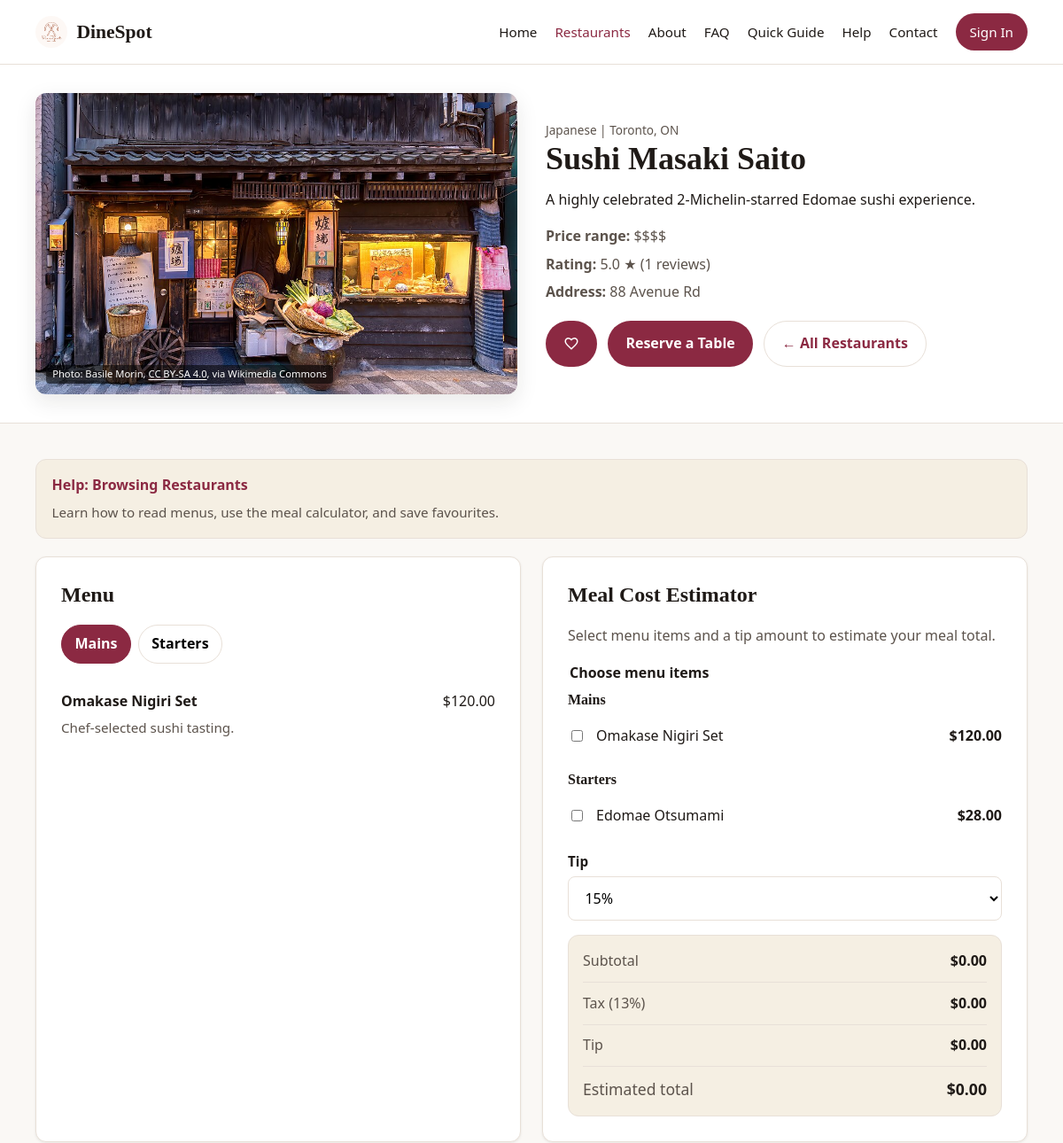
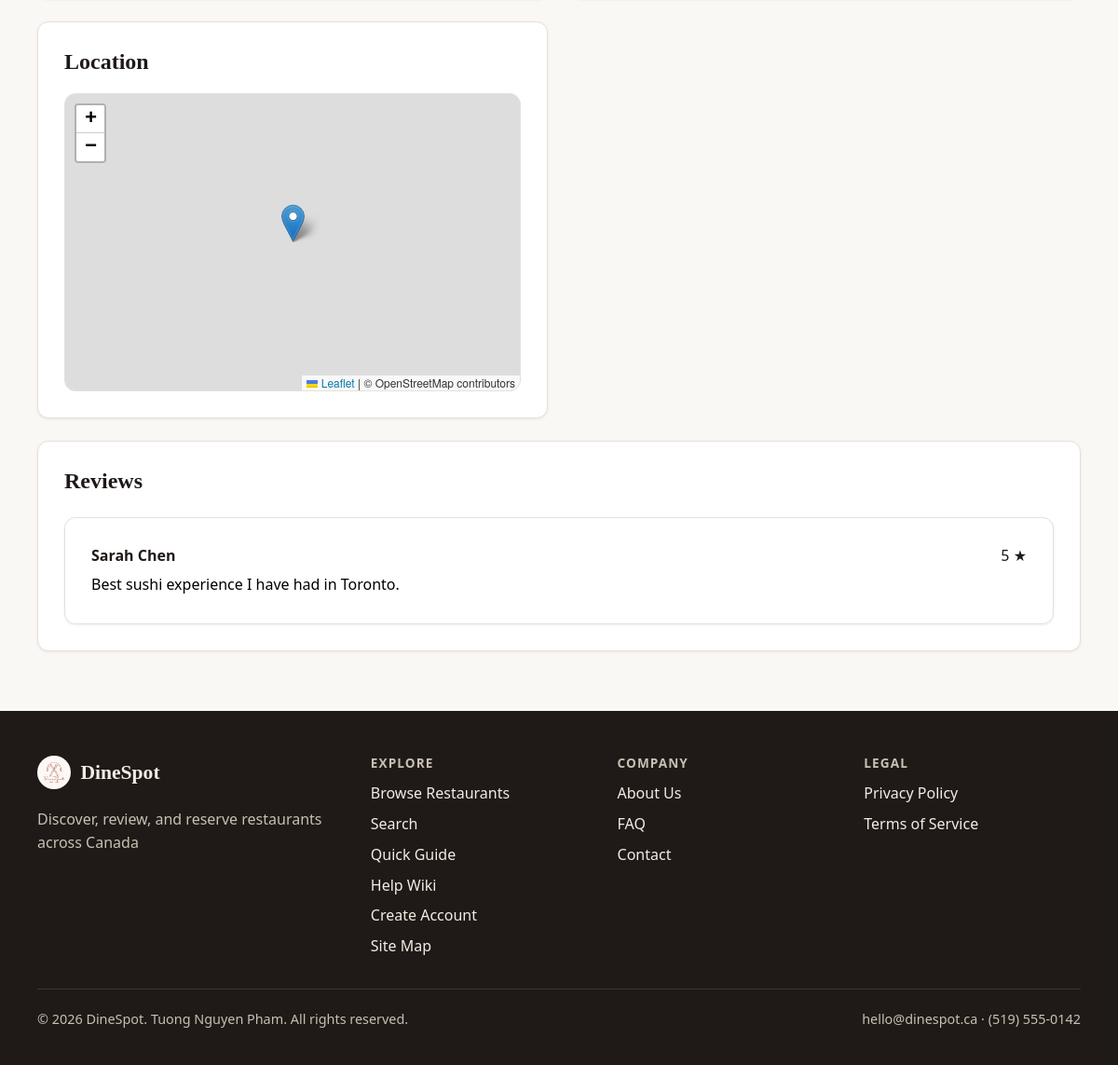
Screenshot of /restaurants/view.php?id=2 with the database file from the repository (2 pictures, top to bottom).
### tables this page shows
CREATE TABLE restaurants (
    id INT AUTO_INCREMENT PRIMARY KEY,
    name VARCHAR(150) NOT NULL,
    cuisine VARCHAR(80) NOT NULL,
    city VARCHAR(80) NOT NULL,
    province VARCHAR(10) NOT NULL,
    description TEXT NOT NULL,
    address VARCHAR(255) NULL,
    image_path VARCHAR(255) NULL,
    latitude DECIMAL(10, 7) NULL,
    longitude DECIMAL(10, 7) NULL,
    price_range TINYINT NOT NULL DEFAULT 2,
    is_active TINYINT(1) NOT NULL DEFAULT 1,
    image_credit VARCHAR(255) NULL,
    created_at TIMESTAMP NOT NULL DEFAULT CURRENT_TIMESTAMP,
    CONSTRAINT chk_restaurants_price_range CHECK (price_range BETWEEN 1 AND 4)
);

CREATE TABLE menu_items (
    id INT AUTO_INCREMENT PRIMARY KEY,
    restaurant_id INT NOT NULL,
    category VARCHAR(80) NOT NULL,
    name VARCHAR(120) NOT NULL,
    description TEXT NULL,
    price DECIMAL(8, 2) NOT NULL,
    CONSTRAINT fk_menu_restaurant FOREIGN KEY (restaurant_id) REFERENCES restaurants(id) ON DELETE CASCADE
);

CREATE TABLE reviews (
    id INT AUTO_INCREMENT PRIMARY KEY,
    restaurant_id INT NOT NULL,
    user_id INT NOT NULL,
    rating TINYINT NOT NULL,
    comment TEXT NOT NULL,
    created_at TIMESTAMP NOT NULL DEFAULT CURRENT_TIMESTAMP,
    CONSTRAINT fk_reviews_restaurant FOREIGN KEY (restaurant_id) REFERENCES restaurants(id) ON DELETE CASCADE,
    CONSTRAINT fk_reviews_user FOREIGN KEY (user_id) REFERENCES users(id) ON DELETE CASCADE,
    CONSTRAINT chk_reviews_rating CHECK (rating BETWEEN 1 AND 5),
    CONSTRAINT uq_review_user_restaurant UNIQUE (restaurant_id, user_id)
);

CREATE TABLE users (
    id INT AUTO_INCREMENT PRIMARY KEY,
    email VARCHAR(255) NOT NULL UNIQUE,
    password_hash VARCHAR(255) NOT NULL,
    full_name VARCHAR(120) NOT NULL,
    role ENUM('client', 'admin') NOT NULL DEFAULT 'client',
    status ENUM('active', 'suspended') NOT NULL DEFAULT 'active',
    phone VARCHAR(30) NULL,
    created_at TIMESTAMP NOT NULL DEFAULT CURRENT_TIMESTAMP
);

### restaurants/view.php (the view, shortened to what the rows shown need)
<?php
$assetPrefix = '../';
require_once __DIR__ . '/../includes/functions.php';
require_once __DIR__ . '/../includes/auth.php';
require_once __DIR__ . '/../includes/db.php';
$id = (int) ($_GET['id'] ?? 0);
$restaurant = null;
$menuGrouped = [];
$reviews = [];
$dbError = null;
try {
    $restaurant = get_restaurant_by_id($id);
    if ($restaurant) {
        $menuGrouped = get_menu_items_grouped($id);
        $reviews = get_reviews_for_restaurant($id);
    }
} catch (Throwable $e) {
    $dbError = 'Unable to load restaurant details.';
}
$mapLat = $restaurant['latitude'] ?? null;
$mapLng = $restaurant['longitude'] ?? null;
if ($restaurant && $mapLat && $mapLng) {
    $extraHead = '
    <link rel="stylesheet" href="https://unpkg.com/leaflet@1.9.4/dist/leaflet.css">';
}
$favouriteIcon = $assetPrefix . 'assets/images/svg/favorite_24dp_E3E3E3_FILL0_wght400_GRAD0_opsz24.svg';
$restaurantViewUrl = $assetPrefix . 'restaurants/view.php?id=' . $id;
$loginForFavAndResUrl = client_path('login.php') . '?redirect=' . urlencode($restaurantViewUrl);
$isFavourited = false;
$isReserved = false;
$activeReservation = null;
$favouriteHref = $loginForFavAndResUrl;
$reservationHref = $loginForFavAndResUrl;
require_once __DIR__ . '/../includes/header.php';
?>
<?php if ($dbError): ?>
    <section class="page-content">
        <div class="container">
            <div class="alert alert-error" role="alert"><?= e($dbError) ?></div>
            <a href="index.php">&larr; Back to restaurants</a>
        </div>
    </section>
<?php else: ?>
    <section class="restaurant-hero">
        <div class="container restaurant-hero-grid">
            <div class="restaurant-hero-image">
                <img
                    src="<?= e(restaurant_image_url($restaurant, $assetPrefix)) ?>"
                    alt="<?= e($restaurant['name']) ?>"
                    <?php if (!empty($restaurant['image_credit'])): ?>
                        title="<?= e($restaurant['name']) ?> - Photo: <?= e($restaurant['image_credit']) ?>"
                    <?php else: ?>
                        title="<?= e($restaurant['name']) ?>"
                    <?php endif; ?>
                >
                <?php if (!empty($restaurant['image_credit']) && (str_contains($restaurant['image_credit'], '<https://') || str_contains($restaurant['image_credit'], '<http://'))): ?>
                    <?php
                        $licenseUrl = '';
                        if (preg_match('/<([^>]+)>/', $restaurant['image_credit'], $matches)) {
                            $licenseUrl = $matches[1];
                        }
                        $cleanCredit = preg_split('/<[^>]+>/', $restaurant['image_credit'], 2);
                        $parts = array_map('trim', explode(',', trim($cleanCredit[0]), 2));
                        $author = $parts[0] ?? '';
                        $license = $parts[1] ?? '';
                        $source = trim($cleanCredit[1] ?? '');
                    ?>
                    <span class="image-credit">Photo: <?= e($author) ?>, <a href="<?= e($licenseUrl) ?>" target="_blank" rel="noopener noreferrer"><?= e($license) ?></a><?= e($source) ?></span>
                <?php elseif (!empty($restaurant['image_credit'])): ?>
                    <span class="image-credit">Photo: <?= e($restaurant['image_credit']) ?></span>
                <?php endif; ?>
            </div>
            <div class="restaurant-hero-info">
                <p class="restaurant-card-meta">
                    <span><?= e($restaurant['cuisine']) ?> | <?= e($restaurant['city']) ?>, <?= e($restaurant['province']) ?></span>
                </p>
                <h1><?= e($restaurant['name']) ?></h1>
                <p><?= e($restaurant['description']) ?></p>
                <div class="restaurant-hero-details">
                    <p><strong>Price range:</strong> <?= e(price_range_label((int) $restaurant['price_range'])) ?></p>
                    <?php if ((int) $restaurant['review_count'] > 0): ?>
                        <p><strong>Rating:</strong> <?= e(format_rating((float) $restaurant['avg_rating'])) ?> ★ (<?= (int) $restaurant['review_count'] ?> reviews)</p>
                    <?php endif; ?>
                    <?php if (!empty($restaurant['address'])): ?>
                        <p><strong>Address:</strong> <?= e($restaurant['address']) ?></p>
                    <?php endif; ?>
                </div>
                <div class="hero-actions">
                    <?php if (should_use_client_path()): ?>
                    <a
                        class="btn btn-primary btn-favourite<?= $isFavourited ? ' is-favourited' : '' ?>"
                        href="<?= e($favouriteHref) ?>"
                    >
                        <img
                            class="btn-icon-favourite"
                            src="<?= e($favouriteIcon) ?>"
                            alt=""
                            aria-hidden="true"
                        >
                    </a>
                    <?php endif; ?>
                    <?php if (is_client() && $isReserved && $activeReservation): ?>
                        <button
                            type="button"
                            class="btn btn-primary btn-reservation is-reserved"
                            data-cancel-reservation
                            data-reservation-id="<?= (int) $activeReservation['id'] ?>"
                            data-restaurant-name="<?= e($restaurant['name']) ?>"
                            data-reservation-date="<?= e(date('F j, Y', strtotime($activeReservation['reservation_date']))) ?>"
                            data-reservation-time="<?= e(date('g:i A', strtotime($activeReservation['reservation_time']))) ?>"
                            data-party-size="<?= (int) $activeReservation['party_size'] ?>"
                            data-redirect="<?= e($restaurantViewUrl) ?>"
                            data-form-action="<?= e(client_path('cancel_reservation.php')) ?>"
                        >
                            Reserved
                        </button>
                    <?php elseif (should_use_client_path()): ?>
                        <a
                            class="btn btn-primary btn-reservation"
                            href="<?= e($reservationHref) ?>"
                        >
                            Reserve a Table
                        </a>
                    <?php endif; ?>
                    <a class="btn btn-secondary" href="index.php">&larr; All Restaurants</a>
                </div>
            </div>
        </div>
    </section>
    <section class="page-content">
        <div class="container">
            <?php
            require __DIR__ . '/../includes/partials/context-help.php';
            ?>
        </div>
        <div class="container content-grid two-col">
            <div class="content-card">
                <h2>Menu</h2>
                <?php if ($menuGrouped === []): ?>
                    <p>Menu information is not available yet.</p>
                <?php else: ?>
                    <div class="menu-tabs" role="tablist" aria-label="Restaurant menu categories">
                        <?php $first = true; foreach (array_keys($menuGrouped) as $category): ?>
                            <button
                                class="menu-tab<?= $first ? ' is-active' : '' ?>"
                                type="button"
                                role="tab"
                                aria-selected="<?= $first ? 'true' : 'false' ?>"
                                aria-controls="menu-panel-<?= e(preg_replace('/[^a-z0-9]+/i', '-', strtolower($category))) ?>"
                                data-menu-tab
                            ><?= e($category) ?></button>
                        <?php $first = false; endforeach; ?>
                    </div>
                    <?php $first = true; foreach ($menuGrouped as $category => $items): ?>
                        <?php $panelId = 'menu-panel-' . preg_replace('/[^a-z0-9]+/i', '-', strtolower($category)); ?>
                        <div
                            class="menu-panel<?= $first ? ' is-active' : '' ?>"
                            id="<?= e($panelId) ?>"
                            role="tabpanel"
                            data-menu-panel
                        >
                            <ul class="menu-list">
                                <?php foreach ($items as $item): ?>
                                    <li class="menu-item">
                                        <div class="menu-item-header">
                                            <strong><?= e($item['name']) ?></strong>
                                            <span>$<?= e(number_format((float) $item['price'], 2)) ?></span>
                                        </div>
                                        <?php if (!empty($item['description'])): ?>
                                            <p><?= e($item['description']) ?></p>
                                        <?php endif; ?>
                                    </li>
                                <?php endforeach; ?>
                            </ul>
                        </div>
                    <?php $first = false; endforeach; ?>
                <?php endif; ?>
            </div>
            <?php if ($menuGrouped !== []): ?>
                <div class="content-card">
                    <h2>Meal Cost Estimator</h2>
                    <p class="form-help">Select menu items and a tip amount to estimate your meal total.</p>
                    <form class="meal-calculator">
                        <fieldset class="meal-calculator-items">
                            <legend>Choose menu items</legend>
                            <?php foreach ($menuGrouped as $category => $items): ?>
                                <div class="meal-calculator-category">
                                    <h3><?= e($category) ?></h3>
                                    <?php foreach ($items as $item): ?>
                                        <?php $itemId = 'meal-item-' . preg_replace('/[^a-z0-9]+/i', '-', strtolower($category . '-' . $item['name'])); ?>
                                        <label class="meal-calculator-option" for="<?= e($itemId) ?>">
                                            <input
                                                type="checkbox"
                                                id="<?= e($itemId) ?>"
                                                data-meal-item
                                                value="<?= e($item['price']) ?>"
                                            >
                                            <span><?= e($item['name']) ?></span>
                                            <strong>$<?= e(number_format((float) $item['price'], 2)) ?></strong>
                                        </label>
                                    <?php endforeach; ?>
                                </div>
                            <?php endforeach; ?>
                        </fieldset>
                        <div class="form-group">
                            <label for="tip_percent">Tip</label>
                            <select id="tip_percent" data-tip-percent>
                                <option value="15" selected>15%</option>
                            </select>
                        </div>
                        <dl class="quote-summary meal-summary" aria-live="polite">
                            <div>
                                <dt>Subtotal</dt>
                                <dd data-meal-subtotal>$0.00</dd>
                            </div>
                            <div>
                                <dt>Tax (13%)</dt>
                                <dd data-meal-tax>$0.00</dd>
                            </div>
                            <div>
                                <dt>Tip</dt>
                                <dd data-meal-tip>$0.00</dd>
                            </div>
                            <div class="quote-summary-total">
                                <dt>Estimated total</dt>
                                <dd data-meal-total>$0.00</dd>
                            </div>
                        </dl>
                    </form>
                </div>
            <?php endif; ?>
            <div class="content-card">
                <h2>Location</h2>
                <?php if ($mapLat && $mapLng): ?>
                    <div
                        id="restaurant-map"
                        class="restaurant-map"
                        data-lat="<?= e((string) $mapLat) ?>"
                        data-lng="<?= e((string) $mapLng) ?>"
                        data-name="<?= e($restaurant['name']) ?>"
                    ></div>
                <?php else: ?>
                    <p>Map coordinates are not available for this location.</p>
                <?php endif; ?>
            </div>
        </div>
        <div class="container">
            <div class="content-card" style="margin-top: 1.5rem;">
                <div class="profile-header">
                    <h2>Reviews</h2>
                </div>
                <?php if ($reviews === [] && !is_logged_in()): ?>
                    <p>No reviews yet. <a href="<?= e(client_path('login.php?redirect=' . urlencode($restaurantViewUrl))) ?>">Sign in</a> to be the first to review.</p>
                <?php elseif ($reviews === []): ?>
                    <p>No reviews yet. Be the first to share your experience.</p>
                <?php else: ?>
                    <ul class="review-list">
                        <?php foreach ($reviews as $review): ?>
                            <li class="review-item">
                                <div class="review-item-header">
                                    <strong><?= e($review['full_name']) ?></strong>
                                    <span><?= (int) $review['rating'] ?> ★</span>
                                </div>
                                <p><?= e($review['comment']) ?></p>
                            </li>
                        <?php endforeach; ?>
                    </ul>
                <?php endif; ?>
            </div>
        </div>
    </section>
<?php endif; ?>
<?php require_once __DIR__ . '/../includes/footer.php'; ?>

### rows the page displays
restaurants: image_path (picture), image_credit "Basile Morin", image_credit "CC BY-SA 4.0", image_credit ", via Wikimedia Commons", cuisine "Japanese", city "Toronto", province "ON", name "Sushi Masaki Saito", description "A highly celebrated 2-Michelin-starred Edomae sushi experience.", price_range "$$$$", address "88 Avenue Rd"
menu_items: name "Omakase Nigiri Set", price "120.00", description "Chef-selected sushi tasting."
menu_items: name "Edomae Otsumami", price "28.00"
reviews: user.full_name "Sarah Chen", rating "5", comment "Best sushi experience I have had in Toronto."

### other values shown
SITE_NAME "DineSpot"
format_rating((float) $restaurant['avg_rating']) "5.0"
$restaurant['review_count'] "1"
$helpLabel "Browsing Restaurants"
$helpIntro "Learn how to read menus, use the meal calculator, and save favourites."
$category "Mains"
$category "Starters"
SITE_TAGLINE "Discover, review, and reserve restaurants across Canada"
SITE_EMAIL "hello@dinespot.ca"
SITE_PHONE "(519) 555-0142"
